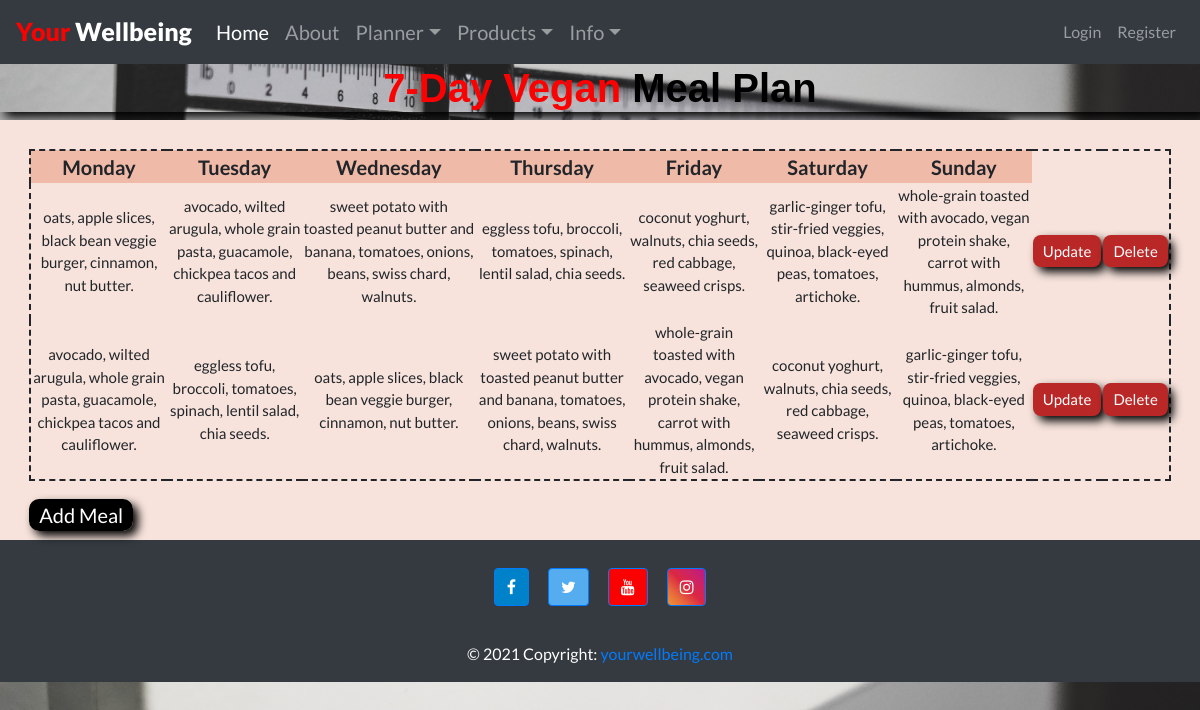
Screenshot of /DietChart/views_veganchart/listVeganMeal.php with the database file from the repository.
### tables this page shows
CREATE TABLE `vegan_chart` (
  `id` int(11) NOT NULL,
  `day1` varchar(255) NOT NULL,
  `day2` varchar(255) NOT NULL,
  `day3` varchar(255) NOT NULL,
  `day4` varchar(255) NOT NULL,
  `day5` varchar(255) NOT NULL,
  `day6` varchar(255) NOT NULL,
  `day7` varchar(255) NOT NULL
);

### DietChart/models/Database.php (called while the page is built, shortened)
<?php
class Database
{
    private static $user = 'root';
    private static $pass = '';
    private static $dsn = 'mysql:host=localhost;dbname=your_wellbeing_db';
    private static $dbcon;
    public static function getDb()
    {
        if (!isset(self::$dbcon)) {
            try {
                self::$dbcon = new PDO(self::$dsn, self::$user, self::$pass);
                self::$dbcon->setAttribute(PDO::ATTR_ERRMODE, PDO::ERRMODE_EXCEPTION);
                self::$dbcon->setAttribute(PDO::ATTR_DEFAULT_FETCH_MODE, PDO::FETCH_OBJ);
            } catch (PDOException $e) {
                $msg = $e->getMessage();
                include './custom-error.php';
                exit();
            }
        }
        return self::$dbcon;
    }
}

### DietChart/models/Veganchart.php (called while the page is built, shortened)
<?php
    class Veganchart{
        public function getVeganChart($db){
            $query = "SELECT * FROM vegan_chart";
            $pdostm = $db->prepare($query);
            $pdostm->execute();
            $results = $pdostm->fetchAll(PDO::FETCH_OBJ);
            return $results;
        }
    }
?>

### DietChart/views_veganchart/listVeganMeal.php (the view, shortened to what this page needs)
<?php
    require_once "../models/Database.php";
    require_once "../models/Veganchart.php";
    $v = new Veganchart();
    $veganChart = $v->getVeganChart(Database::getDb());
?>
<?php
    include_once "../../template/header.php";
?>
<html lang="en">
    <head>
        <link rel="stylesheet" type="text/css" href="../../css/charts/listveganchart.css">
    </head>
    <body>
        <h1><span>7-Day Vegan</span> Meal Plan</h1>
        <div class="wrap">
            <table class="tbl-design">
                <thead class="tbl-head">
                    <th>Monday</th>
                    <th>Tuesday</th>
                    <th>Wednesday</th>
                    <th>Thursday</th>
                    <th>Friday</th>
                    <th>Saturday</th>
                    <th>Sunday</th>
                </thead>
                <tbody class="tbl-body">
                    <?php foreach($veganChart as $vc) { ?>
                        <tr>
                            <td><?= $vc->day1; ?></th>
                            <td><?= $vc->day2; ?></th>
                            <td><?= $vc->day3; ?></th>
                            <td><?= $vc->day4; ?></th>
                            <td><?= $vc->day5; ?></th>
                            <td><?= $vc->day6; ?></th>
                            <td><?= $vc->day7; ?></th>
                            <td>
                                <form action="./updateVeganMeal.php" method="POST">
                                    <input type="submit" name="updateVeganMeal" value="Update"/>
                                </form>
                            </td>
                            <td>
                                <form action="./deleteVeganMeal.php" method="POST">
                                    <input type="submit" name="deleteVeganMeal" value="Delete"/>
                                </form>
                            </td>
                        </tr>
                    <?php } ?>
                </tbody>
            </table>
            <a href="./addVeganMeal.php" id="btn_addMeal">Add Meal</a>
        </div>
    </body>
</html>
<?php
    include_once "../../template/footer.php";
?>

### css/charts/listveganchart.css (style rules this page uses)
html, body { background: url("../../images/samuel-ramos-mz9koyBQd4Q-unsplash.jpg"); background-size: cover; font-family: "Lato"; background-color: #000; }
.wrap { width: 100%; background-color: #f7e3dc; margin: 0 auto; padding: 10px; }
h1 { color: #000; text-align: center; font-weight: 900; font-family: Arial, Helvetica, sans-serif; box-shadow: 5px 5px 10px #000; opacity: 10; }
h1 span { color: #fa0202; }
.wrap .tbl-design { margin: 1.2rem; padding: 5px; border: 2px dashed; }
.wrap .tbl-design .tbl-head { background-color: #f0baa8; text-align: center; font-size: 20px; font-weight: bold; }
.wrap .tbl-design .tbl-body { text-align: center; font-size: 15px; }
.wrap .tbl-design .tbl-body input[type="submit"] { border: none; border-radius: 8px; padding: 5px 10px; cursor: pointer; background-color: #ba2727; box-shadow: 5px 5px 10px #000; color: #fff; }
.wrap a { text-decoration: none; color: #fff; margin: 1.2rem; background-color: #000; box-shadow: 5px 5px 10px #000; padding: 4px 10px; border-radius: 10px; font-size: 20px; }

### rows the page displays
vegan_chart: day1 "oats, apple slices, black bean veggie burger, cinnamon, nut butter.", day2 "avocado, wilted arugula, whole grain pasta, guacamole, chickpea tacos and cauliflower.", day3 "sweet potato with toasted peanut butter and banana, tomatoes, onions, beans, swiss chard, walnuts.", day4 "eggless tofu, broccoli, tomatoes, spinach, lentil salad, chia seeds.", day5 "coconut yoghurt, walnuts, chia seeds, red cabbage, seaweed crisps.", day6 "garlic-ginger tofu, stir-fried veggies, quinoa, black-eyed peas, tomatoes, artichoke.", day7 "whole-grain toasted with avocado, vegan protein shake, carrot with hummus, almonds, fruit salad."
vegan_chart: day1 "avocado, wilted arugula, whole grain pasta, guacamole, chickpea tacos and cauliflower.", day2 "eggless tofu, broccoli, tomatoes, spinach, lentil salad, chia seeds.", day3 "oats, apple slices, black bean veggie burger, cinnamon, nut butter.", day4 "sweet potato with toasted peanut butter and banana, tomatoes, onions, beans, swiss chard, walnuts.", day5 "whole-grain toasted with avocado, vegan protein shake, carrot with hummus, almonds, fruit salad.", day6 "coconut yoghurt, walnuts, chia seeds, red cabbage, seaweed crisps.", day7 "garlic-ginger tofu, stir-fried veggies, quinoa, black-eyed peas, tomatoes, artichoke."
